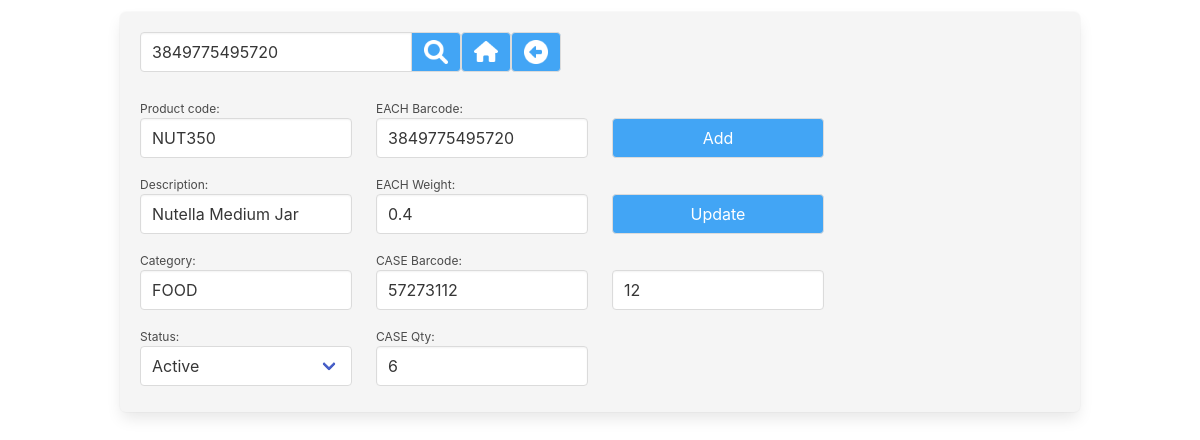
The page /geb_view_mgr_products.php?product=3849775495720 (signed in) on the database its author committed.
### tables this page shows
CREATE TABLE "geb_product" (
	"prod_pkey"	INTEGER,
	"prod_code"	TEXT,
	"prod_desc"	TEXT,
	"prod_category"	TEXT,
	"prod_category_a"	INTEGER DEFAULT 0,
	"prod_category_b"	INTEGER DEFAULT 0,
	"prod_each_barcode"	TEXT,
	"prod_each_weight"	TEXT,
	"prod_case_barcode"	TEXT,
	"prod_case_qty"	INTEGER DEFAULT 0,
	"prod_min_qty"	INTEGER DEFAULT 0,
	"prod_max_qty"	INTEGER DEFAULT 0,
	"prod_disabled"	INTEGER DEFAULT 0,
	PRIMARY KEY("prod_pkey" AUTOINCREMENT)
);

### lib_login.php (called while the page is built, shortened)
<?php
class Login
{
	private $user_is_logged_in = false;
	public function is_session_started()
	{
		if (php_sapi_name() !== 'cli' )
		{
			if ( version_compare(phpversion(), '5.4.0', '>=') )
			{
				return session_status() === PHP_SESSION_ACTIVE ? TRUE : FALSE;
			}
		}
		return FALSE;
	}
	private function loginWithSessionData()
	{
		$this->user_is_logged_in = true;
	}
	public function isUserLoggedIn()
	{
		return $this->user_is_logged_in;
	}
}

### lib_functions.php (called while the page is built, shortened)
<?php
$box_size_str	=	'height:64px;';
function leave_numbers_only($input_string)
{
	return preg_replace('/[^0-9]/', '', trim($input_string));
}
function convert_dec_to_bin_with_padding($dec_value)
{
	$x	=	decbin($dec_value);
	return str_pad($x, 16, '0', STR_PAD_LEFT);
}
function core_acl_cookie_check($cookie_value)
{
	$outcome		=	false;
	$cookie_value	=	leave_numbers_only($cookie_value);
	if ($cookie_value == 1)	{	$outcome = true;	}
	return $outcome;
}
function is_it_enabled($cookie)
{
	$cookie_array	=	convert_dec_to_bin_with_padding(leave_numbers_only($cookie));
	return core_acl_cookie_check($cookie_array[1]);
}
function can_user_add($cookie)
{
	$cookie_array	=	convert_dec_to_bin_with_padding(leave_numbers_only($cookie));
	return core_acl_cookie_check($cookie_array[2]);
}
function can_user_update($cookie)
{
	$cookie_array	=	convert_dec_to_bin_with_padding(leave_numbers_only($cookie));
	return core_acl_cookie_check($cookie_array[3]);
}

### geb_view_mgr_products.php (the view, shortened to what this page needs)
<?php
require_once('lib_login.php');
$login = new Login();
if ($login->isUserLoggedIn() == true)
{
	require_once('lib_functions.php');
	if (is_it_enabled($_SESSION['menu_mgr_products']))
	{
		require_once("lib_db_conn.php");
		$product_or_barcode		=	"";
		if (isset($_GET["product"]))
		{
			$product_or_barcode		=	trim($_GET["product"]);
		}
?>
<!DOCTYPE html>
<html lang="en">
<head>
	<link rel="stylesheet" href="css/bulma.css">
	<link rel="stylesheet" href="css/custom.css">
</head>
<body onLoad=''>
<?php
		echo '<div class="blank_space_12px"></div>';
		echo '<section class="section is-paddingless">';
		echo	'<div class="container box has-background-light">';
		$page_form	=	'';
		$page_form	.=	'<form action="geb_view_mgr_products.php" method="get">';
			$page_form	.=	'<div class="field has-addons">';
				$page_form	.=	'<p class="control">';
				$page_form	.=		'<input class="input" type="text" id="product" name="product" placeholder="' . $mylang['product_code'] . '" value="' . $product_or_barcode . '">';
				$page_form	.=	'</p>';
				$page_form	.=	'<p class="control">';
				$page_form	.=		'<button class="button manager_class iconSearch" style="width:50px;" type="submit"></button>';
				$page_form	.=	'</p>';
			$page_form	.=	'</div>';
		$page_form	.=	'</form>';
		$page_form	.=	'<p class="control">';
		$menu_link	=	"'index.php'";
		$page_form	.=		'<button class="button manager_class iconHome" style="width:50px;" onClick="open_link(' . $menu_link . ');"></button>';
		$page_form	.=	'</p>';
		$page_form	.=	'<p class="control">';
		$page_form	.=		'<button class="button manager_class iconBackArrow" style="width:50px;" onClick="goBack();"></button>';
		$page_form	.=	'</p>';
				echo '<nav class="level">
					<div class="level-left">
					<div class="level-item">
				' . $page_form . '
					</div>
					</div>
				</nav>';
	try
	{
		$is_barcode	=	false;
		if (is_numeric($product_or_barcode))	{	$is_barcode	=	true;	}
		$sql	=	'
			SELECT
			*
			FROM
			geb_product
			WHERE
		';
		if ($is_barcode)
		{
			$sql	.=	' prod_each_barcode = :iprod_each_bar OR prod_case_barcode = :iprod_case_bar ';
		}
		else
		{
			$sql	.=	' prod_code = :iprod_code ';
		}
		$columns_html	=	'';
		$prod_pkey			=	0;
		$prod_code			=	"";
		$prod_desc			=	"";
		$prod_category		=	"";
		$prod_each_barcode	=	"";
		$prod_each_weight	=	"";
		$prod_case_barcode	=	"";
		$prod_case_qty		=	0;
		$prod_disabled		=	0;
		if ($stmt = $db->prepare($sql))
		{
			if ($is_barcode)
			{
				$stmt->bindValue(':iprod_each_bar',	$product_or_barcode,	PDO::PARAM_STR);
				$stmt->bindValue(':iprod_case_bar',	$product_or_barcode,	PDO::PARAM_STR);
			}
			else
			{
				$stmt->bindValue(':iprod_code',	$product_or_barcode,		PDO::PARAM_STR);
			}
			$stmt->execute();
			while($row = $stmt->fetch(PDO::FETCH_ASSOC))
			{
				$prod_pkey				=	leave_numbers_only($row['prod_pkey']);
				$prod_code				=	trim($row['prod_code']);
				$prod_desc				=	trim($row['prod_desc']);
				$prod_category			=	trim($row['prod_category']);
				$prod_each_barcode		=	trim($row['prod_each_barcode']);
				$prod_each_weight		=	trim($row['prod_each_weight']);
				$prod_case_barcode		=	trim($row['prod_case_barcode']);
				$prod_case_qty			=	leave_numbers_only($row['prod_case_qty']);
				$prod_disabled			=	leave_numbers_only($row['prod_disabled']);
			}
			$columns_html	.=	'<div class="columns">';
			$columns_html	.=	'<div class="column is-3">';
				$status_html	=	'<option value="0"';
				if ($prod_disabled == 0)	{	$status_html	.=	' selected';	}
				$status_html	.=	'>' . $mylang['active'] . '</option>';
				$status_html	.=	'<option value="1"';
				$status_html	.=	'>' . $mylang['disabled'] . '</option>';
			$details_html	=	'
<div class="field" style="'. $box_size_str .'">
	<p class="help">' . $mylang['product_code'] . ':</p>
	<div class="control">
		<input id="id_product_code" class="input is-normal" type="text" placeholder="e.g. CLSPMRD" value="'. $prod_code .'" name="id_product_code" required>
	</div>
</div>
<div class="field" style="'. $box_size_str .'">
	<p class="help">' . $mylang['description'] . ':</p>
	<div class="control">
		<input id="id_product_description" class="input is-normal" type="text" placeholder="Collection Sports Medium Red" value="'. $prod_desc . '" name="id_product_description">
	</div>
</div>
<div class="field" style="'. $box_size_str .'">
	<p class="help">' . $mylang['category'] . ':</p>
	<div class="control">
		<input id="id_product_category" class="input is-normal" type="text" placeholder="GARDENWARE" value="'. $prod_category. '" name="id_product_category">
	</div>
</div>
<div class="field" style="'. $box_size_str .'">
	<p class="help">' . $mylang['status'] . ':</p>
	<div class="field is-narrow">
	  <div class="control">
		<div class="select is-fullwidth">
			<select id="id_disabled" name="id_disabled">' . $status_html . '
			</select>
		</div>
	  </div>
	</div>
</div>
';
			$columns_html	.=	$details_html;
			$columns_html	.=	'</div>';
			$columns_html	.=	'<div class="column is-3">';
			$details_html	=	'
<div class="field" style="'. $box_size_str .'">
	<p class="help">' . $mylang['each_barcode'] . ':</p>
	<div class="control">
		<input id="id_each_barcode" class="input is-normal" type="text" placeholder="87341285732154" value="'. $prod_each_barcode .'" name="id_each_barcode">
	</div>
</div>
<div class="field" style="'. $box_size_str .'">
	<p class="help">' . $mylang['each_weight'] . ':	</p>
	<div class="control">
		<input id="id_each_weight" class="input is-normal" type="text" placeholder="4.25" value="'. $prod_each_weight . '" name="id_each_weight">
	</div>
</div>
<div class="field" style="'. $box_size_str .'">
	<p class="help">' . $mylang['case_barcode'] . ':</p>
	<div class="control">
		<input id="id_case_barcode" class="input is-normal" type="text" placeholder="51682361869185" value="'. $prod_case_barcode. '" name="id_case_barcode">
	</div>
</div>
<div class="field" style="'. $box_size_str .'">
	<p class="help">' . $mylang['case_qty'] . ':</p>
	<div class="control">
		<input id="id_case_qty" class="input is-normal" type="text" placeholder="12" value="'. $prod_case_qty. '" name="id_case_qty">
	</div>
</div>';
			$columns_html	.=	$details_html;
			$details_html	=	"";
			$columns_html	.=	'</div>';
			$columns_html	.=	'<div class="column is-3">';
if (can_user_add($_SESSION['menu_mgr_products']))
{
	$details_html	.=	'
	<div class="field" style="'. $box_size_str .'">
		<p class="help">&nbsp;</p>
		<div class="control">
			<button class="button manager_class is-fullwidth"  onclick="add_item();">' . $mylang['add'] . '</button>
		</div>
	</div>';
}
if (can_user_update($_SESSION['menu_mgr_products']))
{
	$details_html	.=	'
	<div class="field" style="'. $box_size_str .'">
		<p class="help">&nbsp;</p>
		<div class="control">
			<button class="button manager_class is-fullwidth"  onclick="update_item();">' . $mylang['update'] . '</button>
		</div>
	</div>';
}
$details_html	.=	'
<div class="field" style="'. $box_size_str .'">
	<p class="help">&nbsp;</p>
	<div class="control">
		<input id="id_hidden" class="input is-normal" type="text" value="' . $prod_pkey . '">
	</div>
</div>';
			$columns_html	.=	$details_html;
			$columns_html	.=	'</div>';
			$columns_html	.=	'</div>';
			echo	$columns_html;
		}
		else
		{
			echo 'Details Query Failed!';
		}
	}
	catch(PDOException $e)
	{
		print_message(1, $e->getMessage());
	}
		echo '</div>';
	echo '</section>';
	}
	else
	{
		include('not_logged_in.php');
	}
}
else
{
    include('not_logged_in.php');
}
?>
</body>
</html>

### css/custom.css (style rules this page uses)
.manager_class { background-color: #42A5F5; color: white !important; }
.blank_space_12px { display: block; height: 12px; }
.iconBackArrow { background-image: url(../images/icon_back.png); background-repeat: no-repeat; background-position: center; background-size: 24px; }
.iconHome { background-image: url(../images/icon_home.png); background-repeat: no-repeat; background-position: center; background-size: 24px; }
.iconSearch { background-image: url(../images/icon_search.png); background-repeat: no-repeat; background-position: center; background-size: 24px; }

### rows shown on the page
geb_product: id_product_code "NUT350", id_product_description "Nutella Medium Jar", id_product_category "FOOD", id_disabled "Active", id_each_barcode "3849775495720", id_each_weight "0.4", id_case_barcode "57273112", id_case_qty "6", prod_pkey "12"

### other values the page prints
$mylang['product_code'] "Product code"
$mylang['description'] "Description"
$mylang['category'] "Category"
$mylang['status'] "Status"
$mylang['each_barcode'] "EACH Barcode"
$mylang['each_weight'] "EACH Weight"
$mylang['case_barcode'] "CASE Barcode"
$mylang['case_qty'] "CASE Qty"
$mylang['add'] "Add"
$mylang['update'] "Update"
